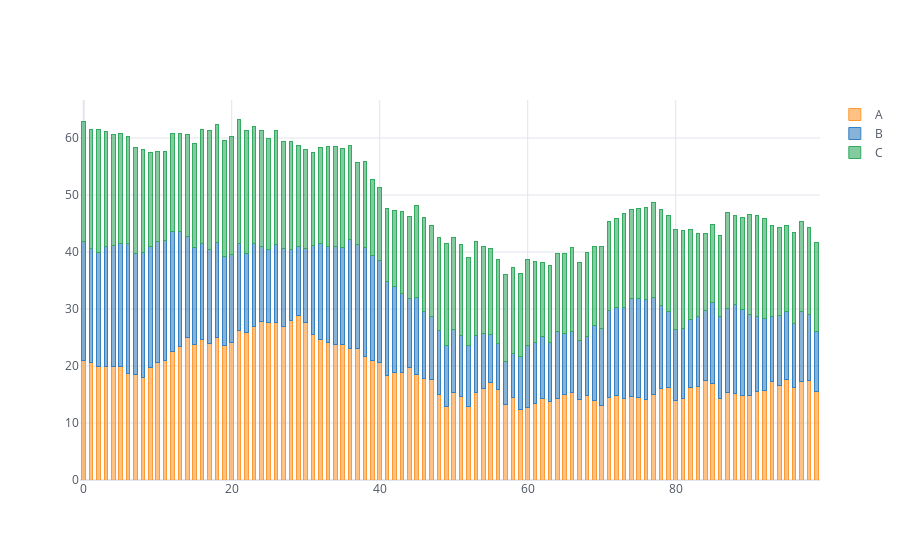

The code cell stored with this chart in its notebook:
### Code cell
df.iplot(kind = 'bar', barmode = 'stack', bargap = 0.5)
